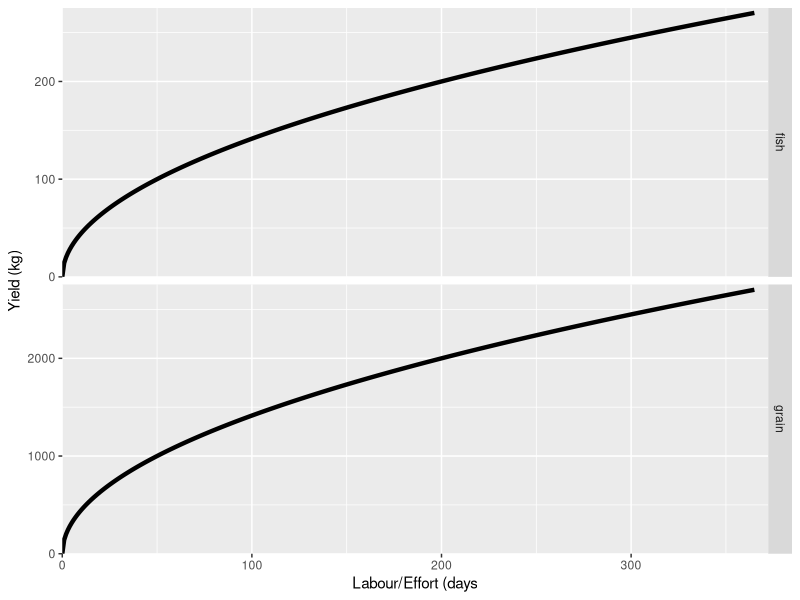
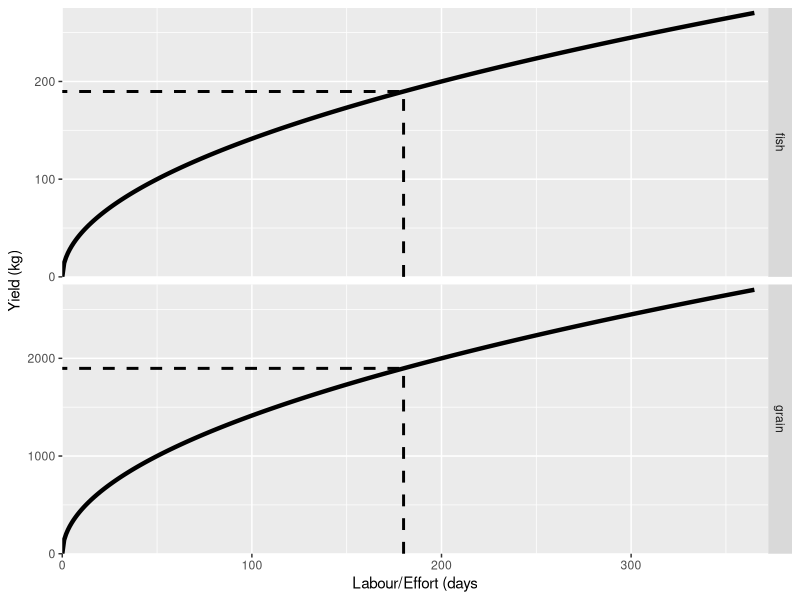
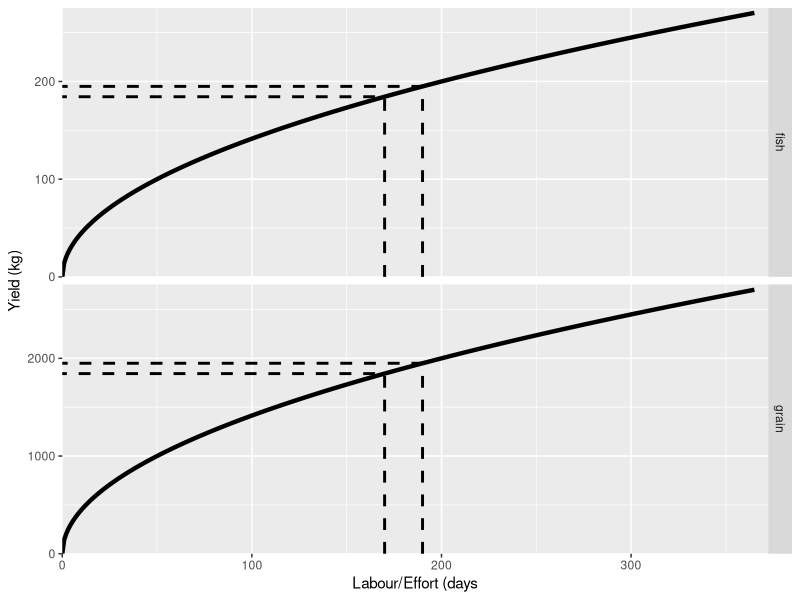
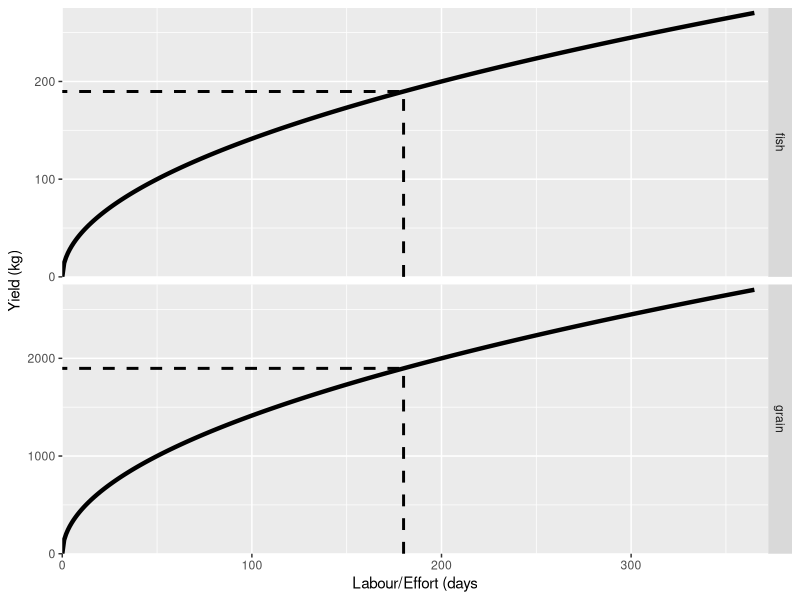
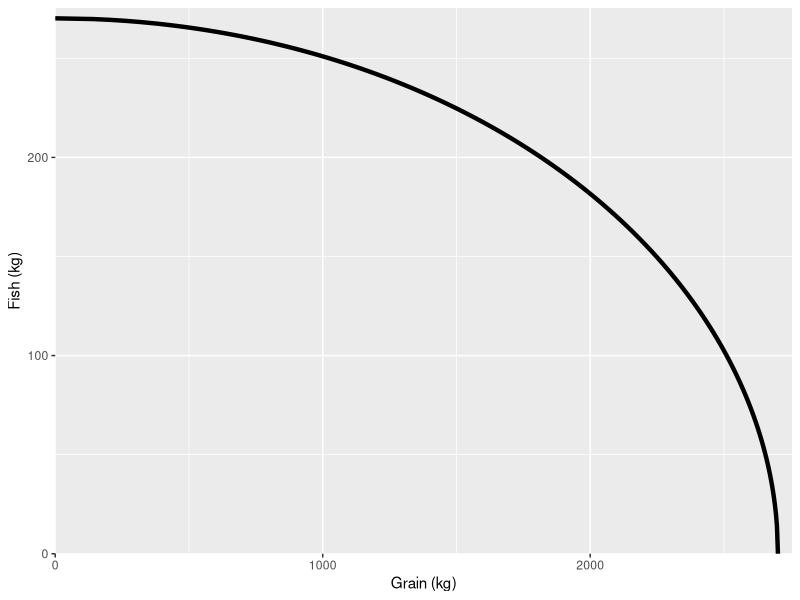
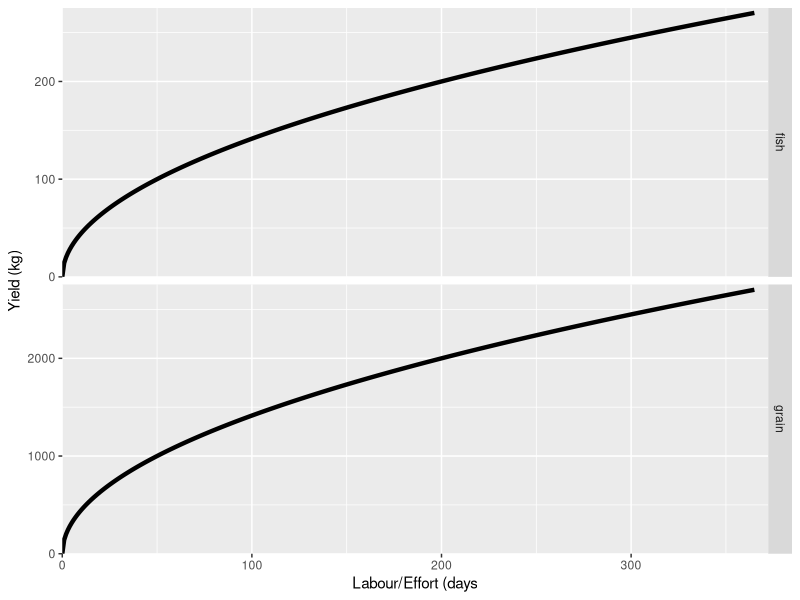
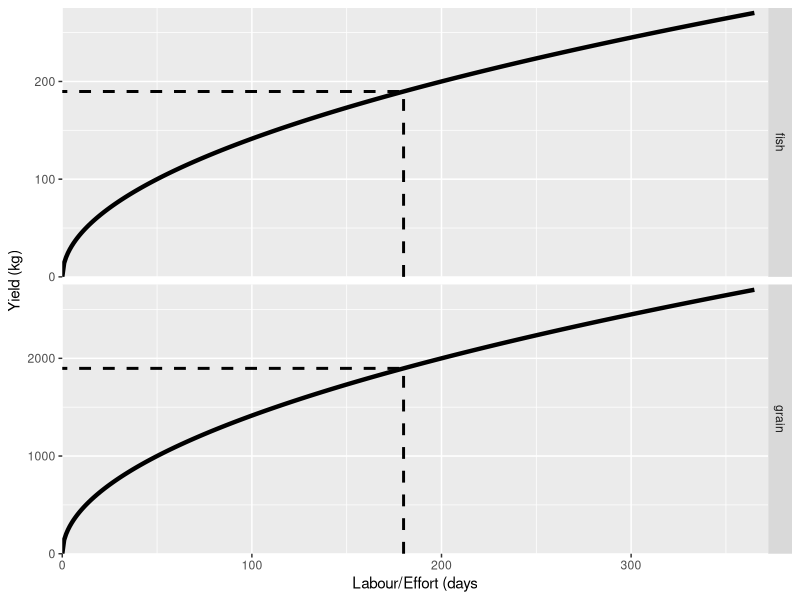
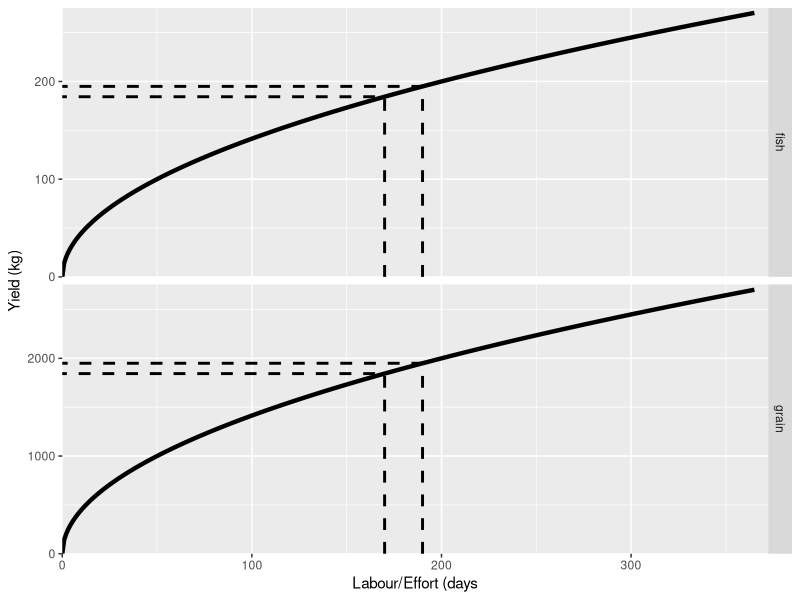

Generate these figures, in order, with R:
#
# Figures for hermit economics slides
#
# Hermit needs 200 - 250 kg of grain per year, and 150 - 180 kg of fish
#
# Grain production, input labour
grain <- function(l,a=1,b=0.5) {
  1000*(l/50)^b*a^(1-b)
}
#
# Fish production
fish <- function(e,b=0.5) {
  10*(e/0.5)^b
}
#
# Time available
tVec <- 0:365
#
# get yeilds
gYield <- grain(tVec)
fYield <- fish(tVec)
#
# Plot them
datPl <- data.frame(t=c(tVec,tVec),Ylab=c(rep("grain",length(tVec)),
                                          rep("fish",length(tVec))),
                    Y=c(gYield,fYield))
library(ggplot2)
pl <- ggplot(datPl,aes(x=t,y=Y)) +
  geom_line(linewidth=1.5) +
  labs(y="Yield (kg)", x="Labour/Effort (days") +
  scale_x_continuous(expand=expansion(mult=c(0,0.02))) +
  scale_y_continuous(expand=expansion(mult=c(0,0.02))) +
  facet_grid(Ylab ~ ., scales="free_y")
print(pl)
ggsave(file="HermitProdFun.png",plot=pl,width=6,height=4)
#
# Add lines to use for total product
tVal <- 180
datPl2 <- data.frame(t=rep(c(tVal,tVal,0)),Ylab=c(rep("grain",3),rep("fish",3)),
                     Y=c(0,rep(grain(tVal),2),0,rep(fish(tVal),2)))
plTP <- pl + geom_path(aes(x=t,y=Y),data=datPl2,linewidth=1,linetype="dashed") +
  facet_grid(Ylab ~ ., scales="free_y")
print(plTP)
ggsave(file="HermitProdFunTP.png",plot=plTP,width=6,height=4)
#
# Add lines to use for marginal product
tVal <- 180
tDel <- 10
datPl3 <- data.frame(t=rep(c(tVal-tDel,tVal-tDel,0)),Ylab=c(rep("grain",3),rep("fish",3)),
                     Y=c(0,rep(grain(tVal-tDel),2),0,rep(fish(tVal-tDel),2)))
datPl4 <- data.frame(t=rep(c(tVal+tDel,tVal+tDel,0)),Ylab=c(rep("grain",3),rep("fish",3)),
                     Y=c(0,rep(grain(tVal+tDel),2),0,rep(fish(tVal+tDel),2)))
plMP <- pl + 
  geom_path(aes(x=t,y=Y),data=datPl3,linewidth=1,linetype="dashed") +
  geom_path(aes(x=t,y=Y),data=datPl4,linewidth=1,linetype="dashed") +
  facet_grid(Ylab ~ ., scales="free_y")
print(plMP)
ggsave(file="HermitProdFunMP.png",plot=plMP,width=6,height=4)
#
# Add tangency lines
library(numDeriv)
tDel <- 150
gMP <- grad(grain,tVal)
fMP <- grad(fish,tVal)
datPl5 <- data.frame(t=rep(c(tVal-tDel,tVal+tDel),2),
                     Ylab=c(rep("grain",2),rep("fish",2)),
                     Y=c(grain(tVal)+gMP*c(-tDel,tDel),
                         fish(tVal)+fMP*c(-tDel,tDel)))
plTan <- pl + 
  geom_path(aes(x=t,y=Y),data=datPl2,linewidth=1,linetype="dashed") +
  geom_path(aes(x=t,y=Y),data=datPl5,linewidth=0.5) +
  facet_grid(Ylab ~ ., scales="free_y")
print(plTP)
ggsave(file="HermitProdFunTan.png",plot=plTan,width=6,height=4)
#
# Now put them together in a production possibilities frontier
datPl <- data.frame(grain=gYield,fish=rev(fYield))
pl <- ggplot(datPl,aes(x=grain,y=fish)) +
  geom_line(linewidth=1.5) +
  scale_x_continuous(expand=expansion(mult=c(0,0.02))) +
  scale_y_continuous(expand=expansion(mult=c(0,0.02))) +
  labs(x="Grain (kg)",y="Fish (kg)")
print(pl)
ggsave(file="HermitPPF.png",plot=pl,width=4,height=4)
#
# Add lines to the production possibilities frontier to show the 
# opportunity cost.
tVal <- 120
tDel <- 20
datPl1 <- data.frame(grain=c(rep(grain(tVal),2),0),
                     fish=c(0,rep(fish(365-tVal),2)))
datPl2 <- data.frame(grain=c(rep(grain(tVal+tDel),2),0),
                     fish=c(0,rep(fish(365-tVal-tDel),2)))
tVal <- 240
tDel <- 20
datPl3 <- data.frame(grain=c(rep(grain(tVal),2),0),
                     fish=c(0,rep(fish(365-tVal),2)))
datPl4 <- data.frame(grain=c(rep(grain(tVal+tDel),2),0),
                     fish=c(0,rep(fish(365-tVal-tDel),2)))
plPPFoc <- pl +
  geom_path(aes(x=grain,y=fish),data=datPl1) +
  geom_path(aes(x=grain,y=fish),data=datPl2) +  
  geom_path(aes(x=grain,y=fish),data=datPl3) +
  geom_path(aes(x=grain,y=fish),data=datPl4)
ggsave(file="HermitPPFoc.png",plot=plPPFoc,width=4,height=4)
